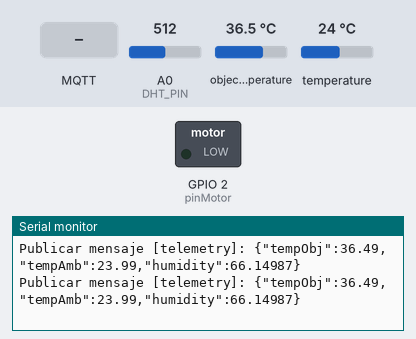
Bench run of a sketch on a simulated ESP8266 (NodeMCU). Parts: switched loads named in the sketch (green lamp = pin HIGH), the last lines printed to the serial monitor. Inputs (shaded band) come from the test bench; at power-on: A0 (DHT_PIN) = 512, object temperature 36.5 °C, temperature 24 °C. WiFi joins after 1.5 s; servers stay silent unless stated; no MQTT or app messages arrive unless stated.

Above: at 2.7 s.
2.8 s: MQTT message "cancun31" arrives on the first subscribed topic
At 2.99 s:
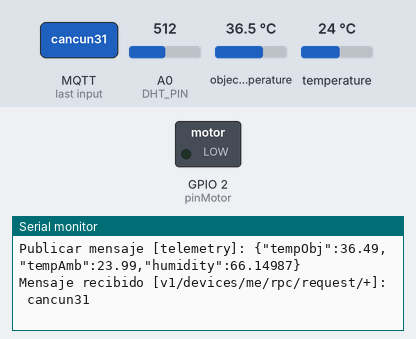
4.3 s: MQTT message "checkStatus" arrives on the first subscribed topic
At 4.49 s:
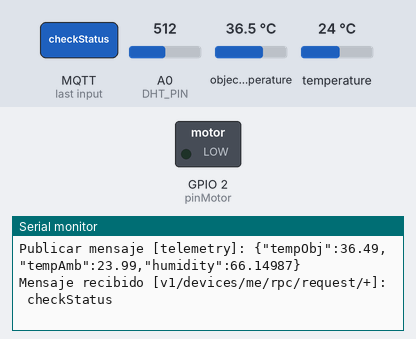
5.8 s: MQTT message "setLedStatus" arrives on the first subscribed topic
At 5.99 s:
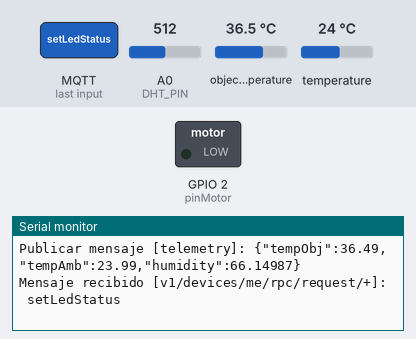

Measured:
- after the input at 2.8 s, the serial monitor: prints a new line at once (image 1)
- after the input at 4.3 s, the serial monitor: prints a new line at once (image 2)
- after the input at 5.8 s, the serial monitor: prints a new line at once (image 3)

The sketch:

humedad_temp_actualizado.ino
```cpp
#include <ESP8266WiFi.h>        // Biblioteca para generar la conexión a internet a través de WiFi
#include <PubSubClient.h>       // Biblioteca para generar la conexión MQTT con un servidor (Ej.: ThingsBoard)
#include <ArduinoJson.h>        // Biblioteca para manejar Json en Arduino
#include "DHT.h"                // Biblioteca para trabajar con DHT 11 (Sensor de temperatura y humedad)
#include <Adafruit_MLX90614.h>  // Biblioteca para sensor de temp

Adafruit_MLX90614 mlx = Adafruit_MLX90614();  //sensor de temperatura


/*========= CONSTANTES =========*/ //----------------------------------------------------------------------------------------------------------------------

// Credenciales de la red WiFi
//const char* ssid = "HUAWEI-IoT";
//const char* password = "ORTWiFiIoT";
//const char* ssid = "TP-LINK_Wi-Fi";
//const char* password = "cancun31";
const char* ssid = "Nico Valdes";
const char* password = "11111111";

// Host de ThingsBoard
const char* mqtt_server = "demo.thingsboard.io";
const int mqtt_port = 1883;

// Token del dispositivo en ThingsBoard
const char* token = "uteJNfjnPIEGCXfNZLBa";

// Tipo de sensor
const int analogInPin = A0;  // Analog input pin that the potentiometer is attached to
const int pinMotor = 2;
#define DHTTYPE DHT11  // DHT 11
#define DHT_PIN A0  // Conexión en PIN D3


/*========= VARIABLES =========*/ //--------------------------------------------------------------------------------------------------------------------

// Objetos de conexión
WiFiClient espClient;  // Objeto de conexión WiFi
PubSubClient client(espClient);  // Objeto de conexión MQTT

// Objetos de Sensores o Actuadores
DHT dht(DHT_PIN, DHTTYPE);

// Declaración de variables para los datos a manipular
unsigned long lastMsg = 0;  // Control de tiempo de reporte
int msgPeriod = 500;  // Actualizar los datos cada 2 segundos

float humidity = 0;    // Humedad del colchón
float tempAmb = 0;     // Temperatura ambiente
float tempObj = 0;     // Temperatura del bebé

// Valores de calibración sensor de humedad
float valor0 = 1024;
float valor100 = 250;
bool flagAttribute = false;

boolean led_state = false;

// Mensajes y buffers
#define MSG_BUFFER_SIZE (50)
char msg[MSG_BUFFER_SIZE];
char msg2[MSG_BUFFER_SIZE];

// Objeto Json para recibir mensajes desde el servidor
DynamicJsonDocument incoming_message(256);


/*========= FUNCIONES =========*/ //----------------------------------------------------------------------------------------------------------------------------

// Inicializar la conexión WiFi -----------------------------------------------------------------------------------------------------------------------------
void setup_wifi() {
  delay(10);
  Serial.println();
  Serial.print("Conectando a: ");
  Serial.println(ssid);

  WiFi.mode(WIFI_STA);  // Declarar la ESP como STATION
  WiFi.begin(ssid, password);

  while (WiFi.status() != WL_CONNECTED) {
    delay(500);
    Serial.print(".");
  }

  randomSeed(micros());

  Serial.println("");
  Serial.println("¡Conectado!");
  Serial.print("Dirección IP asignada: ");
  Serial.println(WiFi.localIP());
}

// Función de callback para recepción de mensajes MQTT (Tópicos a los que está suscrita la placa)
// Se llama cada vez que arriba un mensaje entrante (En este ejemplo la placa se suscribirá al tópico: v1/devices/me/rpc/request/+)

void callback(char* topic, byte* payload, unsigned int length) { //-----------------------------------------------------------------------------------------
  // Log en Monitor Serie
  Serial.print("Mensaje recibido [");
  Serial.print(topic);
  Serial.print("]: ");

  for (int i = 0; i < length; i++) {
    Serial.print((char)payload[i]);
  }
  Serial.println();

  // En el nombre del tópico agrega un identificador del mensaje que queremos extraer para responder solicitudes
  String _topic = String(topic);

  // Detectar de qué tópico viene el "mensaje"
  if (_topic.startsWith("v1/devices/me/rpc/request/")) {  // El servidor "me pide que haga algo" (RPC)
    // Obtener el número de solicitud (request number)
    String _request_id = _topic.substring(26);

    // Leer el objeto JSON (Utilizando ArduinoJson)
    deserializeJson(incoming_message, payload);  // Interpretar el cuerpo del mensaje como Json
    String metodo = incoming_message["method"];  // Obtener del objeto Json, el método RPC solicitado

    // Ejecutar una acción de acuerdo al método solicitado
    if (metodo == "checkStatus") {  // Chequear el estado del dispositivo. Se debe responder utilizando el mismo request_number

      char outTopic[128];
      ("v1/devices/me/rpc/response/" + _request_id).toCharArray(outTopic, 128);

      DynamicJsonDocument resp(256);
      resp["status"] = true;
      char buffer[256];
      serializeJson(resp, buffer);
      client.publish(outTopic, buffer);

    } else if (metodo == "setLedStatus") {  // Establecer el estado del led y reflejar en el atributo relacionado
     // boolean estado = incoming_message["params"];  // Leer los parámetros del método
/*
      if (estado) {
        digitalWrite(LED_BUILTIN, LOW);  // Encender LED
        Serial.println("Encender LED");
      } else {
        digitalWrite(LED_BUILTIN, HIGH);  // Apagar LED
        Serial.println("Apagar LED");
      }
  */
    } else if(metodo == "prenderMotor"){

      boolean estado = incoming_message["params"];  // Leer los parámetros del método
      if(estado){
        analogWrite(pinMotor, 26);
        Serial.print("______________________________ON________________________________");
      } else {
        analogWrite(pinMotor, 0);
        Serial.print("______________________________OFF________________________________");
      }

      Serial.print("Estoy en prender motor");
      // Actualizar el atributo relacionado
      /*
      DynamicJsonDocument resp(256);
      resp["estado"] = flagAttribute;
      char buffer[256];
      serializeJson(resp, buffer);
      client.publish("v1/devices/me/attributes", buffer);  //Topico para actualizar atributos
      Serial.print("Publish message [attribute]: ");
      Serial.println(buffer);
      */
    }
  }
}


// Establecer y mantener la conexión con el servidor MQTT (En este caso de ThingsBoard) ----------------------------------------------------------------------
void reconnect() {

  // Bucle hasta lograr la conexión
  while (!client.connected()) {
    Serial.print("Intentando conectar MQTT...");
    if (client.connect("ESP8266", token, token)) {  //Nombre del Device y Token para conectarse
      Serial.println("¡Conectado!");

      // Una vez conectado, suscribirse al tópico para recibir solicitudes RPC
      client.subscribe("v1/devices/me/rpc/request/+");

    } else {
      Serial.print("Error, rc = ");
      Serial.print(client.state());

      // Esperar 5 segundos antes de reintentar
      Serial.println("Reintenar en 5 segundos...");
      delay(5000);
    }
  }
}

float interpretarHumedad(float humedad, float valor0, float valor100){
  float retorno = 0;
  retorno = 100*(humedad-valor0)/(valor100-valor0);
  return retorno;
}

/*========= SETUP =========*/ //------------------------------------------------------------------------------------------------------------------------------
void setup() {
  // Conectividad
  Serial.begin(115200);  // Inicializar conexión Serie para utilizar el Monitor
  setup_wifi();  // Establecer la conexión WiFi
  client.setServer(mqtt_server, mqtt_port);  // Establecer los datos para la conexión MQTT
  client.setCallback(callback);  // Establecer la función del callback para la llegada de mensajes en tópicos suscriptos

  //Sensor Temperatura
  if (!mlx.begin()) {
    Serial.println("Error connecting to MLX sensor. Check wiring.");
    while (1)
      ;
  };

  // Sensores y actuadores
  pinMode(LED_BUILTIN, OUTPUT);  // Inicializar el LED como salida
  pinMode(DHT_PIN, INPUT);  // Inicializar el DHT como entrada
  pinMode(pinMotor, OUTPUT);
  dht.begin();  // Iniciar el sensor DHT
}


/*========= BUCLE PRINCIPAL =========*/ //---------------------------------------------------------------------------------------------------------------------

void loop() {

  // === Conexión e intercambio de mensajes MQTT ===
  if (!client.connected()) {  // Controlar en cada ciclo la conexión con el servidor
    reconnect();  // Y recuperarla en caso de desconexión
  }
  client.loop();  // Controlar si hay mensajes entrantes o para enviar al servidor

  // === Realizar las tareas asignadas al dispositivo ===

  // En este caso se medirá temperatura y humedad para reportar periódicamente
  // El control de tiempo se hace con millis para que no sea bloqueante y en "paralelo" completar
  // ciclos del bucle principal
  unsigned long now = millis();

  if (now - lastMsg > msgPeriod) {
    lastMsg = now;

    /* ====== LECTURA DE SENSORES ====== */
    tempAmb = mlx.readAmbientTempC();
    tempObj = mlx.readObjectTempC();
    humidity = analogRead(analogInPin);
    /* ====== LECTURA DE SENSORES ====== */

    humidity = interpretarHumedad(humidity, valor0, valor100);

    // Publicar los datos en el tópico de telemetría para que el servidor los reciba
    DynamicJsonDocument resp(256);

    resp["tempObj"] = tempObj;
    resp["tempAmb"] = tempAmb;        //Agrega el dato al Json, ej: "temperature": 21.5
    resp["humidity"] = humidity;        //Agrega el dato al Json, ej: "humidituy: 75.0

    char buffer[256];
    serializeJson(resp, buffer);
    client.publish("v1/devices/me/telemetry", buffer);  // Publica el mensaje de telemetría
    Serial.print("Publicar mensaje [telemetry]: ");
    Serial.println(buffer);
  }
}
```
